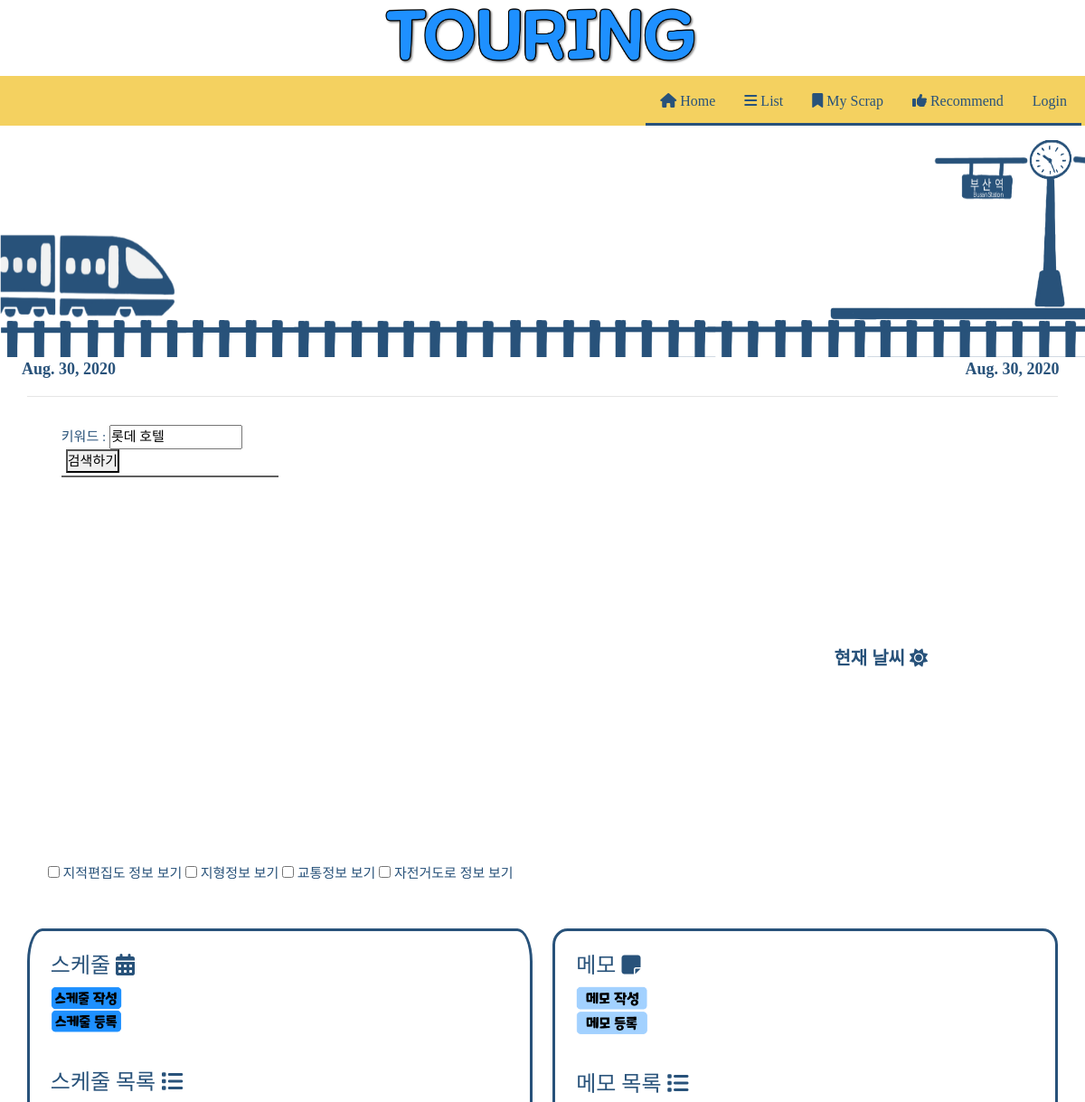
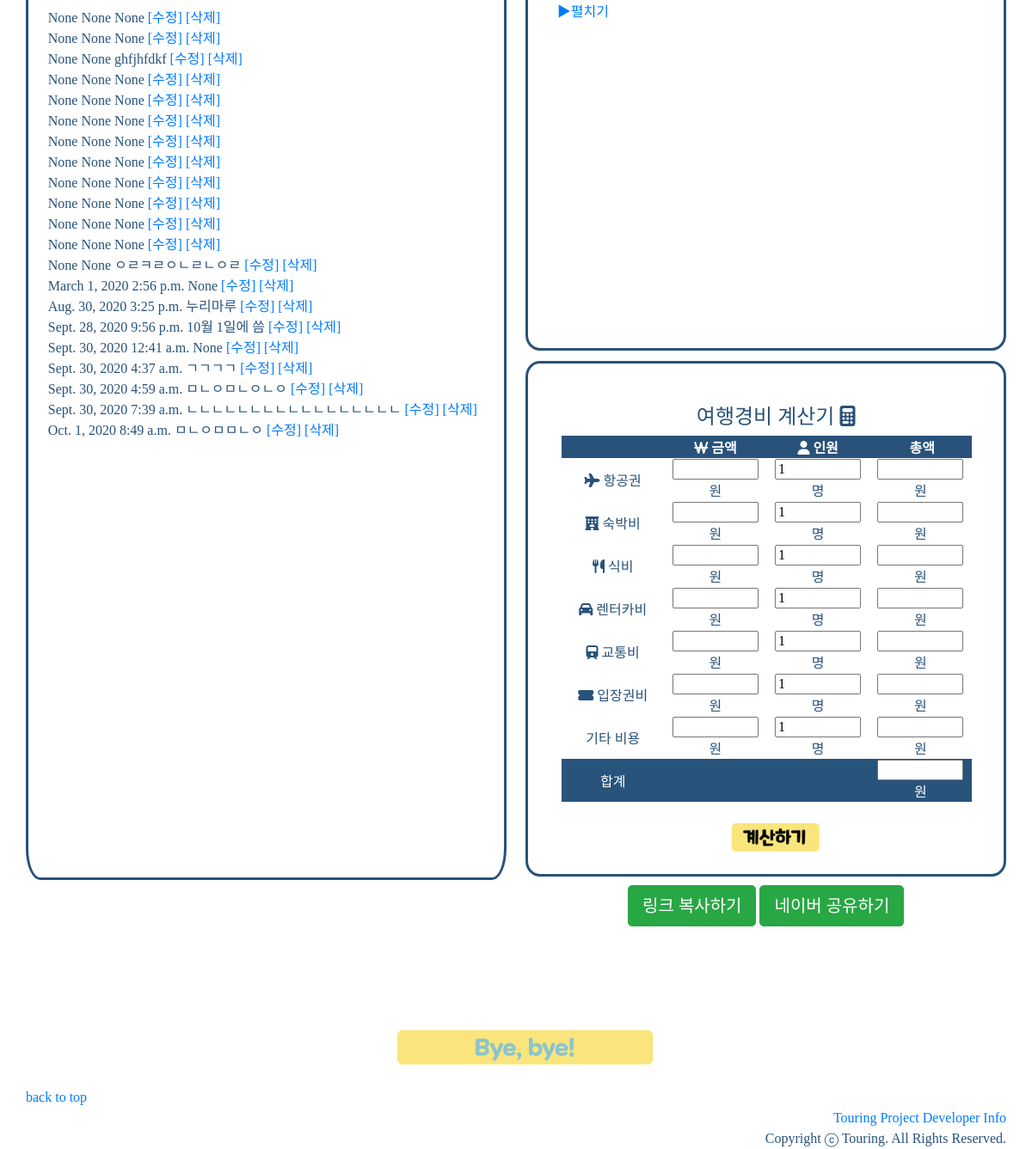
/tourPlan/map/14, run on the app's committed database (2 pictures, top to bottom).
### tourPlan/models.py (models this page shows, shortened)
class Plan(models.Model):
    title = models.CharField(max_length=200)
    departDate = models.DateField(blank=True, default=timezone.now, null=True)
    arriveDate = models.DateField(blank=True, default=timezone.now, null=True)
    password = models.CharField(max_length=200)
    hotel = models.CharField(max_length=200)
    created_at = models.DateTimeField('작성시간', default = timezone.now)
    updated_at = models.DateTimeField('수정시간', default = timezone.now)
    view_count = models.IntegerField(default=0)
    scrap_users = models.ManyToManyField(User, through='Scrap', related_name= 'scrap_plans')
    scrap_count = models.PositiveIntegerField(default=0)

### Schedule/models.py (models this page shows, shortened)
class Schedule(models.Model):
    class Meta:
        ordering = ['date', 'time']
    plan = models.ForeignKey(Plan, on_delete=models.CASCADE, default=None, blank=True, null=True)
    schedule = models.CharField(max_length=1000, blank=True, null=True)
    date = models.DateField('날짜', default=timezone.now, blank=True, null=True)
    time = models.TimeField('시간', auto_now=False, default=timezone.now, blank=True, null=True, auto_now_add = False)
    created_at = models.DateTimeField('작성시간', default = timezone.now)
    updated_at = models.DateTimeField('수정시간', default = timezone.now)

### tourPlan/views.py (the view)
# urls.py: path('map/<int:plan_id>', views.map, name='map'),
def map(request, plan_id):
    plan_detail = get_object_or_404(Plan, pk = plan_id)
    plan_object = Plan.objects.get(id=plan_id)
    plan_object.view_count = plan_object.view_count+1
    plan_object.save()
    return render(request, 'map.html', {'plan':plan_detail})

### tourPlan/templates/map.html (shortened to what this page needs)
{% extends 'nav.html' %}
{% load bootstrap4 %}
    {% block content %}
</head>
<body>
    {% load static %}
    <p><link rel="stylesheet" type="text/css" href="{% static 'style.css' %}"></p>
    <img style="height:30%; width:100%;" src="{% static '기차.png' %}">
            <a style="font-weight:bold; margin-left:2%; font-size:large;">{{plan.departDate}}</a>
            <a style="float:right; font-weight:bold; margin-right:2%; font-size:large;">{{plan.arriveDate}}&nbsp;</a>
            <div class="body_margin">
            <h5 class="weather">현재 날씨 <i class="fas fa-sun"></i></h5>
            <hr>
<div id="mapframe">
<div class="map_wrap">
    <div id="map" style="width:100%;height:100%;position:relative;overflow:hidden;"></div>
    <p>
        <input type="checkbox" id="chkUseDistrict" onclick="setOverlayMapTypeId()" /> 지적편집도 정보 보기
        <input type="checkbox" id="chkTerrain" onclick="setOverlayMapTypeId()" /> 지형정보 보기
        <input type="checkbox" id="chkTraffic" onclick="setOverlayMapTypeId()" /> 교통정보 보기
        <input type="checkbox" id="chkBicycle" onclick="setOverlayMapTypeId()" /> 자전거도로 정보 보기
    </p>
    <div id="menu_wrap" class="bg_white">
        <div class="option">
            <div>
                <form id="map_form"onsubmit="searchPlaces(); return false;">
                    키워드 : <input type="text" value="{{plan.hotel}}" id="keyword" size="15">
                    <button type="submit">검색하기</button>
                </form>
            </div>
        </div>
        <hr>
    </div>
</div>
</div>
<br><br><br>
<div class="s" style="overflow-x:hidden; width:49%; height:152%;">
    <div class="s_write">
    <br><h4>스케줄&nbsp<i class="fas fa-calendar-alt"></i></h4>
    <a href="{% url 'schedulecreate' plan.id %}"><img src="{% static '스케줄 작성 버튼.png' %}"width=15% ></a>
    <form method='POST'>
        <input type="image" src="{% static '스케줄 버튼.png' %}" width="15%" name="Submit" value="Submit">
    </form>
    <br>
    <div class="s_list">
        <h4>스케줄 목록&nbsp<i class="fas fa-list"></i></h4>
            {% for schedule in plan.schedule_set.all %}
                {{ schedule.date }}
                {{ schedule.time }}
                {{ schedule.schedule }}
                <a href="{% url 'scheduleupdate' schedule.id %}">[수정]</a>
                <a href="{% url 'scheduledelete' schedule.id %}">[삭제]</a>
                <br/>
            {% endfor %}
        </div>
    <br>
    </div>
</div>
<div class = "m">
    <div class="m_write">
    <br><h4>메모&nbsp<i class="fas fa-sticky-note"></i></h4>
    <a href="{% url 'memocreate' plan.id %}"><img src="{% static '메모 작성 버튼.png' %}"width=15% ></a><br>
     <form method='POST'>
        <input type="image" width=15% src="{% static '메모 버튼.png' %}" name="Submit" value="Submit">
    </form>
    </div><br>
    <div class = "m_list">
        <h4>메모 목록&nbsp<i class="fas fa-list"></i></h4>
        <div>
            <a href=#none id="show" onclick="if(hide.style.display=='none') {hide.style.display='';show.innerText='▲접기'} else {hide.style.display='none';show.innerText='▶펼치기'}">▶펼치기</a>
        </div>
    </div>
</div>
<div class="Cal">
    <br><br>
    <h4>여행경비 계산기&nbsp<i class="fas fa-calculator"></i></h4>
    <table id="calc">
      <tr>
        <th></th>
        <th><i class="fas fa-won-sign"></i>&nbsp금액</th>
        <th><i class="fas fa-user"></i>&nbsp인원</th>
        <th></i>&nbsp총액</th>
      </tr>
      <tr>
        <td><i class="fas fa-plane">&nbsp</i>항공권</td>
        <td><input class="t_input" type="text" id="price1" /> 원</td>
        <td><input class="t_input" type="number" id="no1" value="1" /> 명</td>
        <td><input class="t_input" type="number" id="t1" /> 원</td>
      </tr>
      <tr>
        <td><i class="fas fa-hotel"></i>&nbsp숙박비</td>
        <td><input class="t_input" type="text" id="price2" /> 원</td>
        <td><input class="t_input" type="number" id="no2" value="1" /> 명</td>
        <td><input class="t_input" type="number" id="t2" /> 원</td>
      </tr>
      <tr>
        <td><i class="fas fa-utensils"></i>&nbsp식비</td>
        <td><input class="t_input" type="text" id="price3" /> 원</td>
        <td><input class="t_input" type="number" id="no3" value="1" /> 명</td>
        <td><input class="t_input" type="number" id="t3" /> 원</td>
      </tr>
      <tr>
        <td><i class="fas fa-car"></i>&nbsp렌터카비</td>
        <td><input class="t_input" type="text" id="price4" /> 원</td>
        <td><input class="t_input" type="number" id="no4" value="1" /> 명</td>
        <td><input class="t_input" type="number" id="t4" /> 원</td>
      </tr>
      <tr>
        <td><i class="fas fa-train"></i>&nbsp교통비</td>
        <td><input class="t_input" type="text" id="price5" /> 원</td>
        <td><input class="t_input" type="number" id="no5" value="1" /> 명</td>
        <td><input class="t_input" type="number" id="t5" /> 원</td>
      </tr>
      <tr>
        <td><i class="fas fa-ticket-alt"></i>&nbsp입장권비</td>
        <td><input class="t_input" type="text" id="price6" /> 원</td>
        <td><input class="t_input" type="number" id="no6" value="1" /> 명</td>
        <td><input class="t_input" type="number" id="t6" /> 원</td>
      </tr>
      <tr>
        <td>기타 비용</td>
        <td><input class="t_input" type="text" id="price7" /> 원</td>
        <td><input class="t_input" type="number" id="no7" value="1" /> 명</td>
        <td><input class="t_input" type="number" id="t7" /> 원</td>
      </tr>
      <tr>
        <td id="copy_tr" >합계</td>
        <td id="copy_tr">&nbsp;</td>
        <td id="copy_tr">&nbsp;</td>
        <td id="copy_tr" ><input class="t_input" type="number" style="width:100px;" id="tT" /> 원</td>
      </tr>
    </table>
  <br>
    <input type="image" width=20% src="{% static '계산 버튼.png' %}" name="button" value="button" onclick="calcT()"/>
    <br>
</div>
{% load disqus_tags %}
<br><br>
<div class="button">
<input type="button" class="btn btn-success btn-lg" width=15% onclick="javascript:CopyUrlToClipboard()" name="링크 복사하기" value="링크 복사하기">
<a href="http://127.0.0.1:8000" onclick="javascript:window.open('http://share.naver.com/web/shareView.nhn?url='+encodeURIComponent(document.URL)+'&title'+
encodeURIComponent(document.title), 'naversharedialog', 'menubar=no, toolbar=no, resizable=yes,scrollbars=yes,height=600, width=600');
 return false;" target = "_blank" alt="Share on Naver">
<input type="button" class="btn btn-success btn-lg" onclick="shareNaver()" name="네이버 공유하기" value="네이버 공유하기"/></a>
</div>
<br><input id="ShareUrl">
<form id="myform">
<input id="url" value="https://127.0.0.1:8000" style="outline-color:white"><br/>
<br/>
</form>
<div class="button"><a href="{% url 'last' %}"><img src="{% static 'bye.png' %}" width="300"></a></div>
<br><a href="#">back to top</a>
</div>
{% endblock %}

### touring/templates/nav.html (shortened to what this page needs)
{% load static %}
{% load bootstrap4 %}
{% bootstrap_css %}
<head>
</head>
<body>
    <link rel="stylesheet" type="text/css" href="{% static 'base.css' %}">
<a href="{% url 'home' %}"><img id="logo" width="30%" src="{% static '로고.png' %}"></a>
<br>
<nav class = "touring_nav">
    <ul class = "touring_menu">
        <li><a href="{% url 'home' %}"><i class="fas fa-home"></i>&nbsp;Home</a></li>
        <li><a href="{% url 'planList' %}"><i class="fas fa-bars"></i>&nbsp;List</a></li>
        <li><a href="{% url 'scraplist' %}"><i class="fas fa-bookmark"></i>&nbsp;My Scrap</a></li>
        <li><a href="{% url 'recommend' %}"><i class="fas fa-thumbs-up"></i>&nbsp;Recommend</a></li>
        {% if user.is_authenticated %}
        <li><a href="{% url 'account_logout' %}"><i class="fas fa-sign-out-alt"></i>&nbsp;Logout</a></li>
        {% else %}
        <li><a href="{% url 'login' %}">Login</a></li>
        {% endif %}
    </ul>
</nav>
{% block content %}
{% endblock %}
<footer>
    <a href = "{% url 'info' %}">Touring Project Developer Info</a><br>
    Copyright ⓒ Touring. All Rights Reserved.
</footer>
</body>

### tourPlan/static/base.css (style rules this page uses)
body { background-color: #FFFFFF; color: #28527A; }

### tourPlan/static/style.css (style rules this page uses)
.map_wrap, .map_wrap * { margin:0;padding:0;font-family:'KyoboHand'; font-size:15px; }
.map_wrap { position:relative;width:100%;height:500px; }
#menu_wrap { position:absolute;top:0;left:0;bottom:0;width:250px;margin:10px 0 30px 10px;padding:5px;overflow-y:auto;background:rgba(255, 255, 255, 0.7);z-index: 1;font-size:12px;border-radius: 10px; }
.bg_white { background:#fff; }
#menu_wrap hr { display: block; height: 1px;border: 0; border-top: 2px solid #5F5F5F;margin:3px 0; }
#menu_wrap .option { text-align: center; }
#menu_wrap .option button { margin-left:5px; }

### touring/templates/nav.html (style rules this page uses)
ul { list-style: none; }
nav { display: flex; justify-content: center; align-items: center; padding: .25em; height: 55px; background-color : #f4D160; }
nav ul { flex: 1; display: flex; justify-content: flex-end; align-items: center; margin: 0; }
nav ul li { padding:0; margin:0; }
nav ul li a { padding: 1em; font-size: flex; align-items: flex-end; color : #28527A; border-bottom: 3px solid #28527A }
#logo { display:block; margin:0px auto; margin-bottom:-20px; }
body { font-family: "KyoboHand"; }
footer { text-align:right; margin-right:30px; }

### tourPlan/templates/map.html (style rules this page uses)
body { font-family: "KyoboHand"; }
.body_margin { padding-left: 30px; padding-right: 30px; }
.button { text-align:center; }
.Cal { margin-bottom:10px; margin-top:1%; padding:auto; text-align:center; border:3px solid #28527A; border-radius : 3%; width : 49%; height: 75%; float:right; display:table; }
.t_input { width:100px; }
#calc { table-layout: fixed; width:90%; height:60%; margin-left:3%; }
#calc th { background-color:#28527A; color: #FFFFFF; }
#calc tr { color:#28527A; text-align: center; }
#copy_tr { background-color:hsl(209, 51%, 32%); color: #FFFFFF; text-align:center; }
.s { border:3px solid #28527A; border-radius:3%; float:left; padding:auto; margin-bottom:10px; margin-right: 2%; }
.m { border:3px solid #28527A; border-radius:3%; margin-left:2%; margin-bottom:3%; padding:auto; margin:0; float:right; height:75%; width: 49%; overflow-x:hidden; }
.m_write, .m_list { margin:0; padding:0; }
.s_write, .s_list { margin:0; padding:0; }
div, h3, table { text-align: left; padding-left:2%; }
.weather { position:absolute; top:28%; right:14.5%; z-index:3; font-weight:bold; }
#url { clear:none; border:0px none; float:none; background-color:transparent; color:white; }
#ShareUrl { clear:none; border:0px none; float:none; background-color:transparent; color:white; }
.button { text-align: center; }

### data on the page
Plan: departDate "Aug. 30, 2020", arriveDate "Aug. 30, 2020", hotel "롯데 호텔"
Schedule: date "None", time "None", schedule "None"
Schedule: date "None", time "None", schedule "None"
Schedule: date "None", time "None", schedule "ghfjhfdkf"
Schedule: date "None", time "None", schedule "None"
Schedule: date "None", time "None", schedule "None"
Schedule: date "None", time "None", schedule "None"
Schedule: date "None", time "None", schedule "None"
Schedule: date "None", time "None", schedule "None"
Schedule: date "None", time "None", schedule "None"
Schedule: date "None", time "None", schedule "None"
Schedule: date "None", time "None", schedule "None"
Schedule: date "None", time "None", schedule "None"
Schedule: date "None", time "None", schedule "ㅇㄹㅋㄹㅇㄴㄹㄴㅇㄹ"
Schedule: date "March 1, 2020", time "2:56 p.m.", schedule "None"
Schedule: date "Aug. 30, 2020", time "3:25 p.m.", schedule "누리마루"
Schedule: date "Sept. 28, 2020", time "9:56 p.m.", schedule "10월 1일에 씀"
Schedule: date "Sept. 30, 2020", time "12:41 a.m.", schedule "None"
Schedule: date "Sept. 30, 2020", time "4:37 a.m.", schedule "ㄱㄱㄱㄱ"
Schedule: date "Sept. 30, 2020", time "4:59 a.m.", schedule "ㅁㄴㅇㅁㄴㅇㄴㅇ"
Schedule: date "Sept. 30, 2020", time "7:39 a.m.", schedule "ㄴㄴㄴㄴㄴㄴㄴㄴㄴㄴㄴㄴㄴㄴㄴㄴㄴ"
Schedule: date "Oct. 1, 2020", time "8:49 a.m.", schedule "ㅁㄴㅇㅁㅁㄴㅇ"
